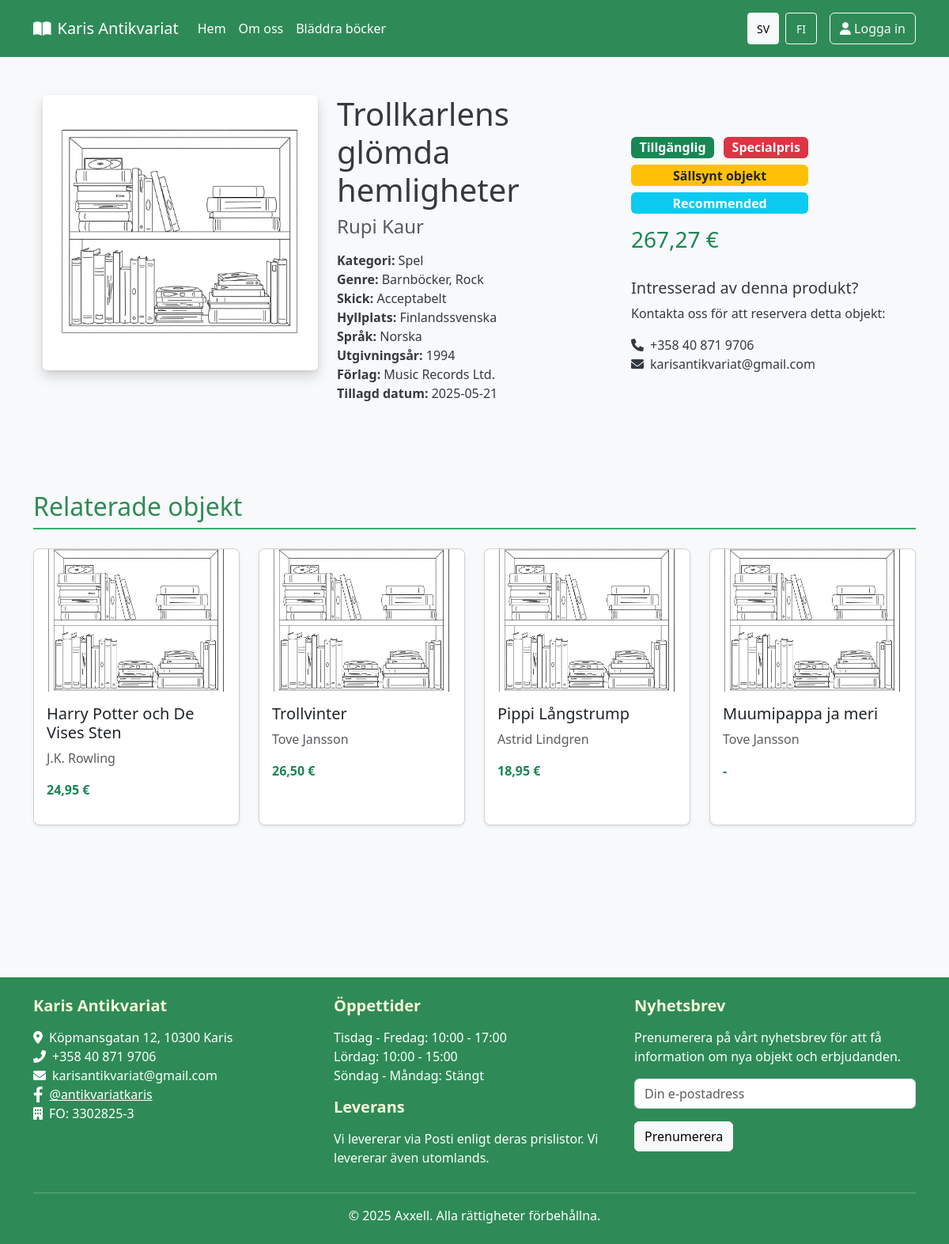
Page /singleproduct.php?id=161 on the committed database.
### tables this page shows
CREATE TABLE `product` (
  `prod_id` int NOT NULL AUTO_INCREMENT,
  `title` varchar(255) NOT NULL,
  `status` int DEFAULT NULL,
  `shelf_id` int DEFAULT NULL,
  `category_id` int DEFAULT NULL,
  `price` decimal(10,2) DEFAULT NULL,
  `condition_id` int DEFAULT NULL,
  `notes` text,
  `internal_notes` text,
  `year` int DEFAULT NULL,
  `publisher` varchar(100) DEFAULT NULL,
  `special_price` tinyint(1) DEFAULT NULL COMMENT 'Om produkten är på rea: 1 = Ja, 0 = Nej',
  `recommended` tinyint(1) DEFAULT NULL COMMENT 'Om produkten är rekommenderad: 1 = Ja, 0 = Nej	',
  `rare` tinyint(1) DEFAULT '0',
  `date_added` datetime DEFAULT CURRENT_TIMESTAMP,
  `language_id` int DEFAULT NULL,
  PRIMARY KEY (`prod_id`),
  KEY `shelf_id` (`shelf_id`),
  KEY `category_id` (`category_id`),
  KEY `condition_id` (`condition_id`),
  KEY `idx_product_status` (`status`),
  KEY `fk_product_language` (`language_id`),
  CONSTRAINT `fk_product_language` FOREIGN KEY (`language_id`) REFERENCES `language` (`language_id`),
  CONSTRAINT `product_ibfk_1` FOREIGN KEY (`shelf_id`) REFERENCES `shelf` (`shelf_id`),
  CONSTRAINT `product_ibfk_2` FOREIGN KEY (`category_id`) REFERENCES `category` (`category_id`),
  CONSTRAINT `product_ibfk_3` FOREIGN KEY (`condition_id`) REFERENCES `condition` (`condition_id`),
  CONSTRAINT `product_ibfk_4` FOREIGN KEY (`status`) REFERENCES `status` (`status_id`)
);

CREATE TABLE `author` (
  `author_id` int NOT NULL AUTO_INCREMENT,
  `author_name` varchar(200) NOT NULL,
  PRIMARY KEY (`author_id`)
);

CREATE TABLE `category` (
  `category_id` int NOT NULL AUTO_INCREMENT,
  `category_sv_name` varchar(100) NOT NULL,
  `category_fi_name` varchar(100) NOT NULL,
  PRIMARY KEY (`category_id`),
  UNIQUE KEY `category_name` (`category_sv_name`)
);

CREATE TABLE `status` (
  `status_id` int NOT NULL AUTO_INCREMENT,
  `status_sv_name` varchar(50) NOT NULL,
  `status_fi_name` varchar(50) NOT NULL,
  PRIMARY KEY (`status_id`),
  UNIQUE KEY `status_name` (`status_sv_name`)
);

### includes/routes.php (called while the page is built, shortened)
<?php
class Routes {
    private static $basePath = '';
    public static function init($basePath) {
        self::$basePath = $basePath;
    }
    public static function asset($type, $file) {
        return self::$basePath . '/assets/' . $type . '/' . $file;
    }
}
function asset($type, $file) {
    return Routes::asset($type, $file);
}

### includes/functions.php (called while the page is built, shortened)
<?php
function safeEcho($value) {
    return ($value !== null) ? htmlspecialchars($value) : '';
}
?>

### init.php (called while the page is built, shortened)
<?php
$include_base = __DIR__;
require_once $include_base . '/includes/functions.php';
require_once $include_base . '/includes/ui.php';
require_once $include_base . '/includes/Formatter.php';
$language = isset($_SESSION['language']) ? $_SESSION['language'] : 'sv';
if (function_exists('loadLanguageStrings')) {
    $strings = loadLanguageStrings($language);
}
if (class_exists('Formatter')) {
    $formatter = new Formatter($language === 'fi' ? 'fi_FI' : 'sv_SE');
}

### includes/ui.php (called while the page is built, shortened)
<?php
function loadLanguageStrings($language) {
    $langFile = 'languages/' . $language . '.php';
    if (file_exists($langFile)) {
        return $lang_strings;
    } else {
        include 'languages/sv.php';
        return $lang_strings;
    }
}
?>

### includes/Formatter.php (called while the page is built, shortened)
<?php
class Formatter {
    public function __construct(string $locale = 'sv_SE') {
        $this->locale = $locale;
    }
    public function formatCurrency($amount, string $currency = '€'): string {
        if ($amount === null) {
            return '-';
        }
        return number_format((float)$amount, 2, ',', ' ') . ' ' . $currency;
    }
    public function formatDate($date, string $format = 'Y-m-d'): string {
        return date($format, strtotime($date));
    }
    public function formatPrice($price): string {
        return $this->formatCurrency($price);
    }
}
?>

### singleproduct.php (the view, shortened to what this page needs)
<?php
require_once 'init.php';
$productId = isset($_GET['id']) ? (int)$_GET['id'] : 0;
function getProductById($productId) {
    global $pdo, $language;
    $categoryNameField = ($language === 'fi') ? 'cat.category_fi_name' : 'cat.category_sv_name';
    $shelfNameField = ($language === 'fi') ? 'sh.shelf_fi_name' : 'sh.shelf_sv_name';
    $statusNameField = ($language === 'fi') ? 's.status_fi_name' : 's.status_sv_name';
    $conditionNameField = ($language === 'fi') ? 'con.condition_fi_name' : 'con.condition_sv_name' ;
    $languageNameField = ($language === 'fi') ? 'lang.language_fi_name' : 'lang.language_sv_name';
    try {
        $sql = "SELECT
        p.prod_id,
        p.title,
        p.status,
        p.shelf_id,
        p.category_id,
        p.price,
        p.condition_id,
        p.notes,
        p.internal_notes,
        p.year,
        p.publisher,
        p.special_price,
        p.rare,
        p.recommended,
        p.date_added,
        p.language_id,
        {$statusNameField} as status_name,
        s.status_id,
        {$categoryNameField} as category_name,
        IFNULL({$shelfNameField}, '') as shelf_name,
        IFNULL({$conditionNameField}, '') as condition_name,
        IFNULL(con.condition_code, '') as condition_code,
        IFNULL({$languageNameField}, '') as language_name
    FROM
        product p
    JOIN category cat ON p.category_id = cat.category_id
    JOIN `status` s ON p.status = s.status_id
    LEFT JOIN shelf sh ON p.shelf_id = sh.shelf_id
    LEFT JOIN `condition` con ON p.condition_id = con.condition_id
    LEFT JOIN `language` lang ON p.language_id = lang.language_id
    WHERE
        p.prod_id = :productId";
        $stmt = $pdo->prepare($sql);
        $stmt->bindParam(':productId', $productId, PDO::PARAM_INT);
        $stmt->execute();
        $product = $stmt->fetch(PDO::FETCH_OBJ);
        if ($product) {
            $authorSql = "SELECT a.author_id, a.author_name
                         FROM author a
                         JOIN product_author pa ON a.author_id = pa.author_id
                         WHERE pa.product_id = :productId";
            $authorStmt = $pdo->prepare($authorSql);
            $authorStmt->bindParam(':productId', $productId, PDO::PARAM_INT);
            $authorStmt->execute();
            $authors = $authorStmt->fetchAll(PDO::FETCH_OBJ);
            $product->authors = $authors;
            $authorNames = array_map(function($author) {
                return $author->author_name;
            }, $authors);
            $product->author_names = !empty($authorNames) ? implode(', ', $authorNames) : '';
            $genreSql = "SELECT g.genre_id, " .
                       ($language === 'fi' ? 'g.genre_fi_name' : 'g.genre_sv_name') . " as genre_name
                       FROM genre g
                       JOIN product_genre pg ON g.genre_id = pg.genre_id
                       WHERE pg.product_id = :productId";
            $genreStmt = $pdo->prepare($genreSql);
            $genreStmt->bindParam(':productId', $productId, PDO::PARAM_INT);
            $genreStmt->execute();
            $genres = $genreStmt->fetchAll(PDO::FETCH_OBJ);
            $product->genres = $genres;
            $product->genre_ids_array = array_map(function($genre) {
                return $genre->genre_id;
            }, $genres);
            $product->genre_names_array = array_map(function($genre) {
                return $genre->genre_name;
            }, $genres);
        }
        return $product;
    } catch (PDOException $e) {
        error_log("Database error in getProductById: " . $e->getMessage());
        error_log("SQL query: " . $sql);
        return null;
    }
}
function getRelatedProducts($productId, $categoryId, $genreIds, $limit = 4) {
    global $pdo, $language;
    try {
        $genreIdList = implode(',', array_map('intval', $genreIds));
        $categoryNameField = ($language === 'fi') ? 'c.category_fi_name' : 'c.category_sv_name';
        $sql = "SELECT DISTINCT
                    p.prod_id,
                    p.title,
                    p.price,
                    p.special_price,
                    p.rare,
                    p.recommended,
                    {$categoryNameField} as category_name,
                    (SELECT GROUP_CONCAT(a.author_name SEPARATOR ', ')
                     FROM product_author pa
                     JOIN author a ON pa.author_id = a.author_id
                     WHERE pa.product_id = p.prod_id) as author_names
                FROM
                    product p
                JOIN
                    category c ON p.category_id = c.category_id
                LEFT JOIN
                    product_genre pg ON p.prod_id = pg.product_id
                WHERE
                    p.prod_id != :productId
                    AND p.status = 1 -- Only available products
                    AND (
                        p.category_id = :categoryId
                        OR pg.genre_id IN ($genreIdList)
                    )
                GROUP BY
                    p.prod_id
                LIMIT :limit";
        $stmt = $pdo->prepare($sql);
        $stmt->bindParam(':productId', $productId, PDO::PARAM_INT);
        $stmt->bindParam(':categoryId', $categoryId, PDO::PARAM_INT);
        $stmt->bindParam(':limit', $limit, PDO::PARAM_INT);
        $stmt->execute();
        return $stmt->fetchAll(PDO::FETCH_OBJ);
    } catch (PDOException $e) {
        error_log("Database error in getRelatedProducts: " . $e->getMessage());
        return [];
    }
}
$product = getProductById($productId);
$relatedProducts = [];
if (!empty($product->genre_ids_array)) {
    $relatedProducts = getRelatedProducts($productId, $product->category_id, $product->genre_ids_array);
}
$formattedPrice = $formatter->formatPrice($product->price);
$formattedDate = $formatter->formatDate($product->date_added);
$statusClass = '';
switch ($product->status_id) {
    case 1:
        $statusClass = 'bg-success';
        break;
}
include 'templates/header.php';
?>
<div class="container my-5 pb-5">
    <div class="row">
        <div class="row mb-5">
            <div class="col-md-4 mb-4 mb-md-0">
                <div class="item-image-container">
                    <?php
                    $imagePath = 'uploads/products/' . $product->prod_id . '.jpg';
                    $defaultImage = asset('images', 'default_antiqe_image.webp');
                    $imageToShow = file_exists($imagePath) ? $imagePath : $defaultImage;
                    ?>
                    <img src="<?php echo $imageToShow; ?>" alt="<?php echo safeEcho($product->title); ?>" class="img-fluid rounded shadow" id="item-image">
                </div>
            </div>
            <div class="col-md-4 item-details">
                <div>
                    <h1 class="mb-2" id="item-title"><?php echo safeEcho($product->title); ?></h1>
                    <h4 class="text-muted mb-3" id="item-author"><?php echo safeEcho($product->author_names); ?></h4>
                </div>
                <ul class="list-unstyled">
                    <li><strong><?php echo $strings['category']; ?>:</strong> <span id="item-category"><?php echo safeEcho($product->category_name); ?></span></li>
                    <?php if (!empty($product->genre_names_array)): ?>
                    <li><strong><?php echo $strings['genre']; ?>:</strong> <span id="item-genre"><?php echo safeEcho(implode(', ', $product->genre_names_array)); ?></span></li>
                    <?php endif; ?>
                    <li><strong><?php echo $strings['condition']; ?>:</strong> <span id="item-condition"><?php echo safeEcho($product->condition_name); ?></span></li>
                    <li><strong><?php echo $strings['shelf']; ?>:</strong> <span id="item-shelf"><?php echo safeEcho($product->shelf_name); ?></span></li>
                    <?php if (!empty($product->language_name)): ?>
                    <li><strong><?php echo $strings['language']; ?>:</strong> <span id="item-language"><?php echo safeEcho($product->language_name); ?></span></li>
                    <?php endif; ?>
                    <?php if (!empty($product->year)): ?>
                    <li><strong><?php echo $strings['year']; ?>:</strong> <span id="item-year"><?php echo safeEcho($product->year); ?></span></li>
                    <?php endif; ?>
                    <?php if (!empty($product->publisher)): ?>
                    <li><strong><?php echo $strings['publisher']; ?>:</strong> <span id="item-publisher"><?php echo safeEcho($product->publisher); ?></span></li>
                    <?php endif; ?>
                    <li><strong><?php echo $strings['date_added']; ?>:</strong> <span id="item-date"><?php echo $formattedDate; ?></span></li>
                </ul>
            </div>
            <div class="col-md-4 item-price-status">
                <div class="price-container">
                    <span class="badge <?php echo $statusClass; ?> fs-6" id="item-status"><?php echo safeEcho($product->status_name); ?></span>
                    <?php if ($product->special_price): ?>
                        <span class="badge bg-danger fs-6 ms-2"><?php echo $strings['special_price']; ?></span>
                    <?php endif; ?>
                    <?php if ($product->rare): ?>
                        <span class="badge bg-warning text-dark fs-6 mt-2 d-block"><?php echo $strings['rare_item']; ?></span>
                    <?php endif; ?>
                    <?php if ($product->recommended): ?>
                        <span class="badge bg-info fs-6 mt-2 d-block"><?php echo $strings['recommended'] ?? 'Recommended'; ?></span>
                    <?php endif; ?>
                    <h3 class="text-success mt-3" id="item-price"><?php echo $formattedPrice; ?></h3>
                </div>
                <div class="mt-4">
                    <h5><?php echo $strings['interested_product']; ?></h5>
                    <?php if ($product->status_id == 1):  ?>
                    <p><?php echo $strings['contact_to_reserve']; ?></p>
                    <ul class="list-unstyled">
                        <li><i class="fas fa-phone me-2"></i>+358 40 871 9706</li>
                        <li><i class="fas fa-envelope me-2"></i>karisantikvariat@gmail.com</li>
                    </ul>
                    <?php elseif ($product->status_id == 2):  ?>
                    <p><?php echo $strings['product_sold']; ?></p>
                    <?php elseif ($product->status_id == 3):  ?>
                    <p><?php echo $strings['product_reserved']; ?></p>
                    <?php else:  ?>
                    <p><?php echo $strings['product_unavailable']; ?></p>
                    <?php endif; ?>
                </div>
            </div>
        </div>
<?php if (!empty($relatedProducts)): ?>
<div class="col-12">
    <section class="my-5">
        <h2 class="mb-4"><?php echo $strings['related_items']; ?></h2>
        <div class="row row-cols-1 row-cols-md-2 row-cols-lg-4 g-4" id="related-items">
            <?php foreach ($relatedProducts as $relatedProduct): ?>
            <div class="col">
                <div class="card h-100">
                    <div class="d-none d-md-block">
                        <?php
                        $relatedImagePath = 'uploads/products/' . $relatedProduct->prod_id . '.jpg';
                        $relatedDefaultImage = asset('images', 'default_antiqe_image.webp');
                        $relatedImageToShow = file_exists($relatedImagePath) ? $relatedImagePath : $relatedDefaultImage;
                        ?>
                        <img src="<?php echo $relatedImageToShow; ?>" class="card-img-top" style="height: 180px; object-fit: cover;" alt="<?php echo safeEcho($relatedProduct->title); ?>">
                        <div class="card-body">
                            <h5 class="card-title"><?php echo safeEcho($relatedProduct->title); ?></h5>
                            <p class="card-text text-muted">
                                <?php echo safeEcho($relatedProduct->author_names); ?>
                            </p>
                            <p class="text-success fw-bold"><?php echo $formatter->formatPrice($relatedProduct->price); ?></p>
                        </div>
                    </div>
                </div>
            </div>
            <?php endforeach; ?>
        </div>
    </section>
</div>
<?php endif; ?>
    </div>
</div>
<?php
include 'templates/footer.php';
?>

### rows in the picture
product: title "Trollkarlens glömda hemligheter", category.category_sv_name "Spel", year "1994", publisher "Music Records Ltd.", date_added "2025-05-21", status.status_sv_name "Tillgänglig", price "267,27 €"
author: author_name "Rupi Kaur"
product: title "Harry Potter och De Vises Sten", author_names "J.K. Rowling", price "24,95 €"
product: title "Trollvinter", author_names "Tove Jansson", price "26,50 €"
product: title "Pippi Långstrump", author_names "Astrid Lindgren", price "18,95 €"
product: title "Muumipappa ja meri", author_names "Tove Jansson", price "-"

### other values in the picture
$strings['menu_home'] "Hem"
$strings['menu_about'] "Om oss"
$strings['menu_browse'] "Bläddra böcker"
$strings['login'] "Logga in"
$strings['category'] "Kategori"
$strings['genre'] "Genre"
safeEcho(implode(', ', $product->genre_names_array)) "Barnböcker, Rock"
$strings['condition'] "Skick"
safeEcho($product->condition_name) "Acceptabelt"
$strings['shelf'] "Hyllplats"
safeEcho($product->shelf_name) "Finlandssvenska"
$strings['language'] "Språk"
safeEcho($product->language_name) "Norska"
$strings['year'] "Utgivningsår"
$strings['publisher'] "Förlag"
